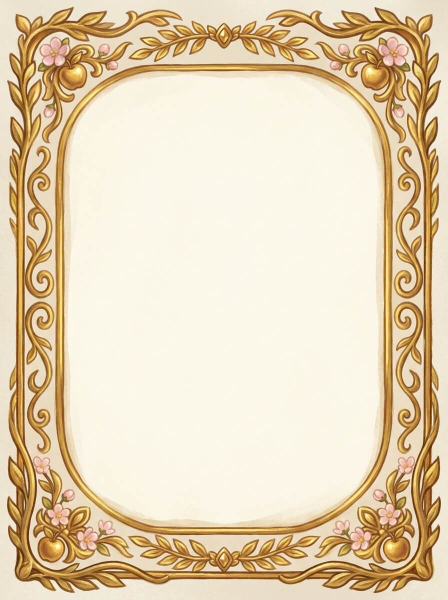
#> input picture assets/frames/card_frame_gold.jpg, 896 x 1200 px (shown at 1/2 size)
$ python frame_card.py ../assets/jail.jpg ../assets/theft_fail.jpg
#> lines starting #> are read from the running program, lines starting #| are printed output that depends on the picture; after the words box and inside, x2 and y2 are one past the last pixel; in counts of white or black regions, pixels touching at a corner belong together
#!/usr/bin/env python3
"""RETIRED — do not use this script for new cards.

Since the roster moved to delivered art, the image in ``assets/characters/``
**is** the card: the artist bakes the frame, the name plate and the crown into
the picture, and the game only resolves the path
(``services/character_art.artwork_path``). Running this script on a delivered
card re-crops it and draws a second frame on top of the first one. Kept only
for the four legacy cards it originally produced; no runtime code imports it
and ``tests/test_character_art.py`` fails if anything in ``services`` /
``handlers`` / ``keyboards`` / ``games`` starts using it again.

Compose character art into the canonical golden card frame.

ONE frame for ALL character cards (now and forever):

    python3 scripts/frame_card.py <art.jpg> <out.jpg>

or frame every file in assets/characters_raw/ into assets/characters/:

    python3 scripts/frame_card.py --all

The frame lives at assets/frames/card_frame_gold.jpg. The opening of the
frame is discovered from the frame asset itself (the matte region
connected to the center), the art is cover-fitted into that opening with
a minimal center crop (never stretched) and pasted through the exact
opening mask with a feathered seam. The golden border stays fully
visible on all four sides: ONE frame, no double frame, no empty margins.
"""

from __future__ import annotations

import sys
from pathlib import Path

from PIL import Image, ImageChops, ImageFilter, ImageDraw

ROOT = Path(__file__).resolve().parent.parent
FRAME_PATH = ROOT / "assets" / "frames" / "card_frame_gold.jpg"
RAW_DIR = ROOT / "assets" / "characters_raw"
OUT_DIR = ROOT / "assets" / "characters"

MATTE_TOLERANCE = 40  # sum-of-|ΔRGB| accepted as "frame's matte paper"
SEAM_FEATHER = 1.0  # blur radius of the paste seam (px, inside the opening)


def opening_mask(frame: Image.Image) -> Image.Image:
    """Exact opening shape of the frame as an L-mode mask.

    The opening is the region of the frame's matte paper that is
    connected to the frame's center — this follows the true opening
    geometry (rounded/decorative corners) instead of a guessed rectangle.
    """
    matte = frame.convert("RGB").getpixel((frame.width // 2, frame.height // 2))
    solid = Image.new("RGB", frame.size, matte)
    r, g, b = ImageChops.difference(frame.convert("RGB"), solid).split()
    dist = ImageChops.add(ImageChops.add(r, g), b)  # saturating sum |ΔRGB|
    binary = dist.point(lambda v: 255 if v < MATTE_TOLERANCE else 0)
    binary = binary.convert("L")
    ImageDraw.floodfill(binary, (frame.width // 2, frame.height // 2), 128, thresh=0)
    return binary.point(lambda v: 255 if v == 128 else 0)


def cover_fit(art: Image.Image, size: tuple[int, int]) -> Image.Image:
    """Scale `art` to COVER `size` and center-crop the overflow.

    Minimal crop, aspect preserved, the art never leaves gaps.
    """
    tw, th = size
    scale = max(tw / art.width, th / art.height)
    scaled = art.resize(
        (max(tw, round(art.width * scale)), max(th, round(art.height * scale))),
        Image.LANCZOS,
    )
    x = (scaled.width - tw) // 2
    y = (scaled.height - th) // 2
    return scaled.crop((x, y, x + tw, y + th))


def frame_card(art_path: Path, out_path: Path) -> None:
    frame = Image.open(FRAME_PATH).convert("RGB")
    mask = opening_mask(frame)
    ox0, oy0, ox1, oy1 = mask.getbbox()
    art = Image.open(art_path).convert("RGB")

    fitted = cover_fit(art, (ox1 - ox0, oy1 - oy0))
    seam = mask.crop((ox0, oy0, ox1, oy1)).filter(ImageFilter.GaussianBlur(SEAM_FEATHER))
    frame.paste(fitted, (ox0, oy0), seam)

    out_path.parent.mkdir(parents=True, exist_ok=True)
    frame.save(out_path, quality=92)
    print(f"framed: {out_path}")


def main() -> None:
    if len(sys.argv) == 2 and sys.argv[1] == "--all":
        for art in sorted(RAW_DIR.glob("*.jpg")):
            frame_card(art, OUT_DIR / art.name)
        return
    if len(sys.argv) != 3:
        print(__doc__)
        sys.exit(1)
    frame_card(Path(sys.argv[1]), Path(sys.argv[2]))
#> in frame_card, frame is the input picture: PIL image 896x1200 RGB; mean R, G, B 228.5, 210.9, 180.9
#> in opening_mask, `matte = frame.convert("RGB").getpixel((frame.width // 2, frame.height ..`: matte = (251, 247, 235)
#> in opening_mask, `r, g, b = ImageChops.difference(frame.convert("RGB"), solid).split()`:
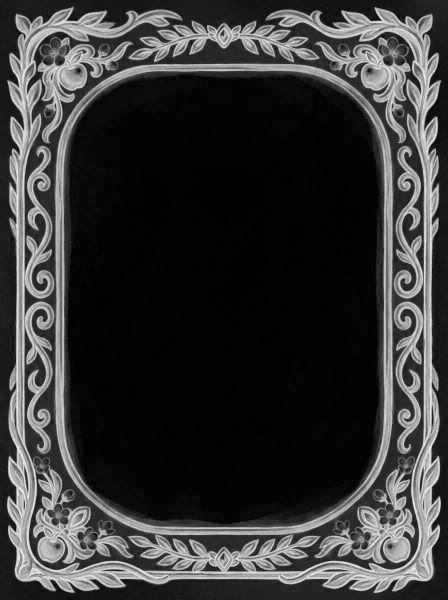
#> b: PIL image 896x1200 L (shown at 1/2 size); min 0, max 235, mean 54.1
#> in opening_mask, `dist = ImageChops.add(ImageChops.add(r, g), b)`:
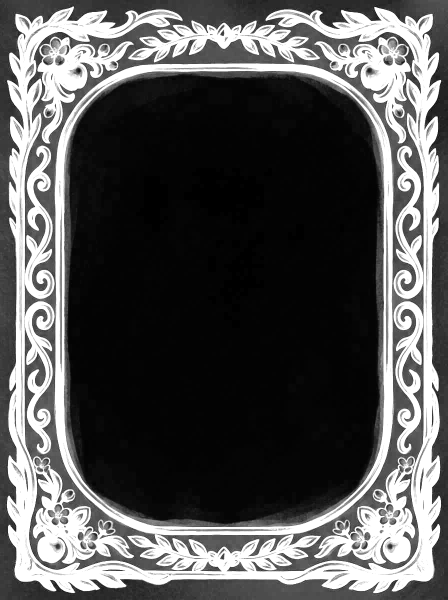
#> dist: PIL image 896x1200 L (shown at 1/2 size); min 0, max 255, mean 85.2
#> in opening_mask, `binary = dist.point(lambda v: 255 if v < MATTE_TOLERANCE else 0)`:
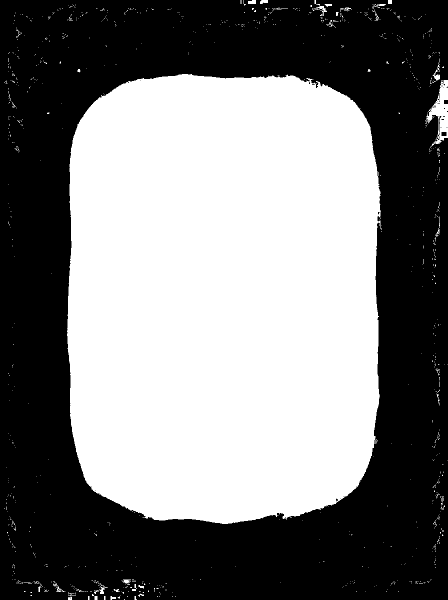
#> binary: PIL image 896x1200 L (shown at 1/2 size); 48.6% white; 1010 white regions (972 under 20 px), largest, box (x1, y1, x2, y2) and area: (134, 148, 762, 1048) 515435, (853, 160, 896, 294) 2510, (865, 129, 880, 166) 176
#> in opening_mask, `return binary.point(lambda v: 255 if v == 128 else 0)`: returned value: PIL image 896x1200 L; 47.9% white; 1 white region, box (x1, y1, x2, y2) and area: (134, 148, 762, 1048) 515425
#> in frame_card, `ox0, oy0, ox1, oy1 = mask.getbbox()`: ox0 = 134; oy0 = 148; ox1 = 762; oy1 = 1048
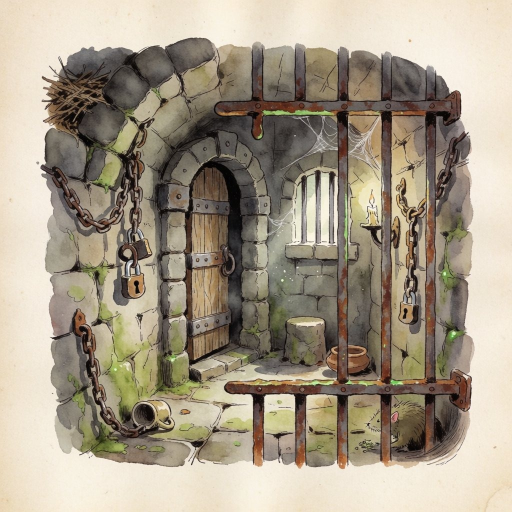
#> input picture assets/jail.jpg, 1024 x 1024 px (shown at 1/2 size)
#> in frame_card, art is the input picture: PIL image 1024x1024 RGB; mean R, G, B 166.1, 155.2, 137
#> in cover_fit, `return scaled.crop((x, y, x + tw, y + th))`:
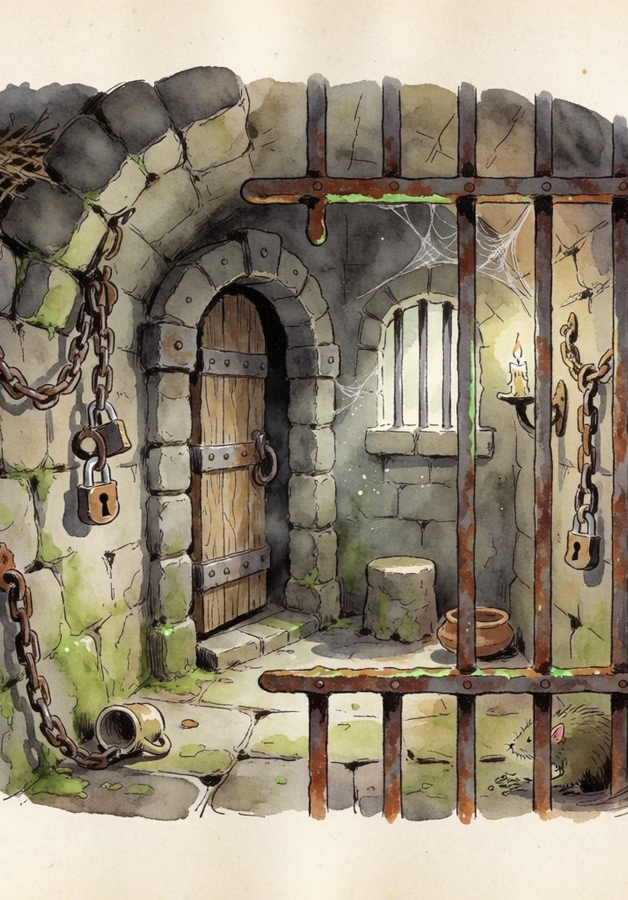
#> returned value: PIL image 628x900 RGB; mean R, G, B 148.3, 137.5, 118.4
#> in frame_card, `seam = mask.crop((ox0, oy0, ox1, oy1)).filter(ImageFilter.GaussianBlur..`:
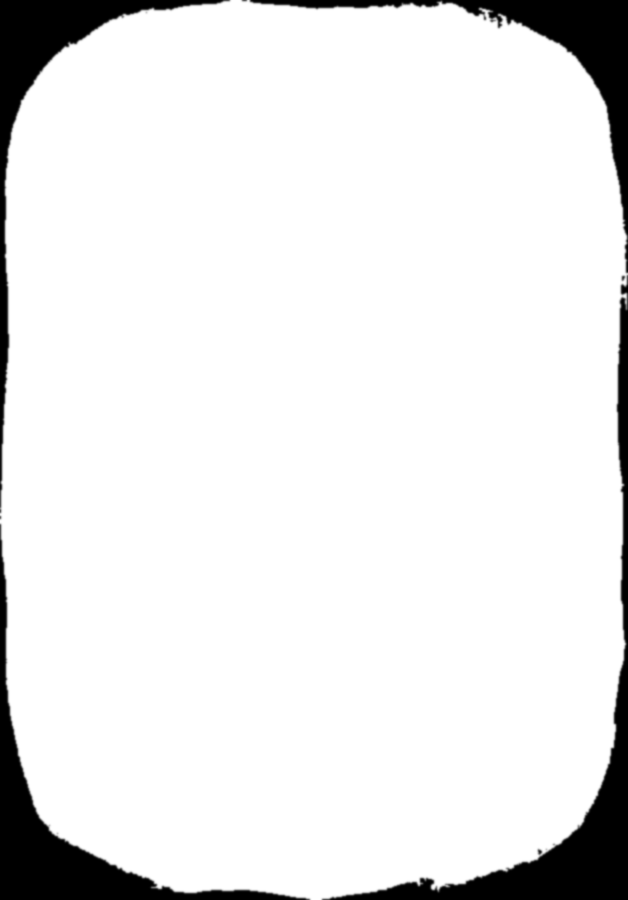
#> seam: PIL image 628x900 L; min 0, max 255, mean 232.5
#> in frame_card, `frame.paste(fitted, (ox0, oy0), seam)`:
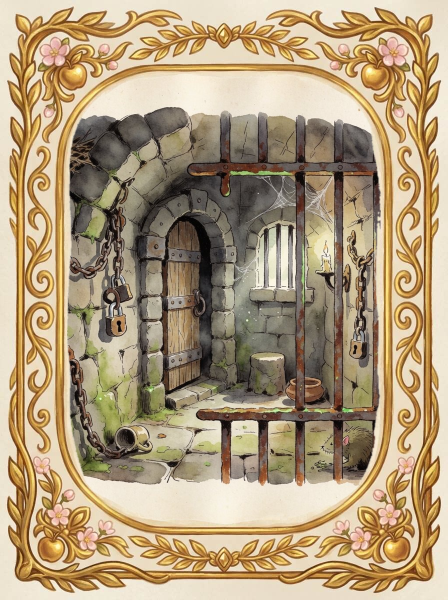
#> frame: PIL image 896x1200 RGB (shown at 1/2 size); mean R, G, B 176.4, 155.5, 123.6


if __name__ == "__main__":
    main()
